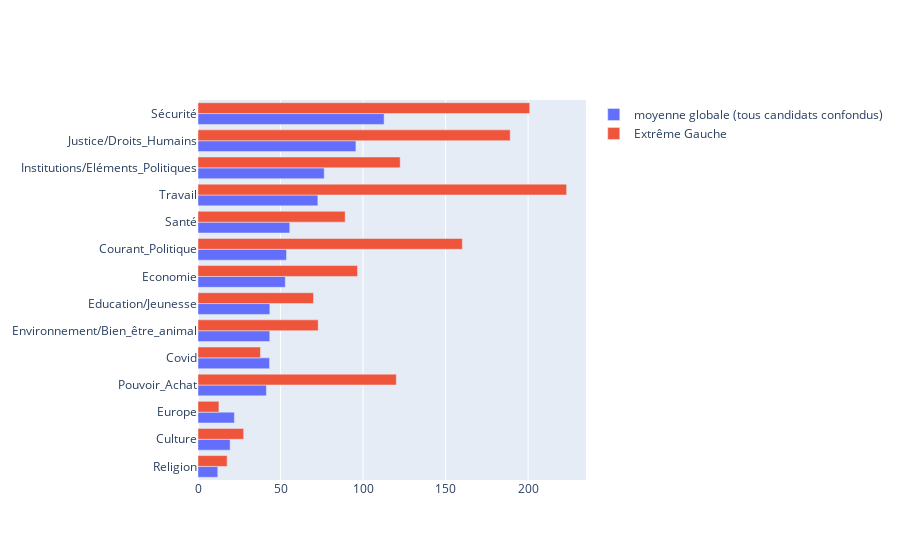

Here is the notebook cell this chart was saved with:
### Code cell
global_vs_choosen_political_orientation_mean_score_per_theme(political_orientation="Extrême Gauche")

### Figure 1 — Plotly figure (JSON) as saved in the notebook; plotly's stock layout.template omitted (floating-point values rounded to 4 significant figures)
{"data": [{"name": "moyenne globale (tous candidats confondus)", "orientation": "h", "type": "bar", "x": [11.98, 19.47, 22.04, 41.42, 43.36, 43.49, 43.53, 52.89, 53.62, 55.6, 72.62, 76.47, 95.69, 112.8], "y": ["Religion", "Culture", "Europe", "Pouvoir_Achat", "Covid", "Environnement/Bien_être_animal", "Education/Jeunesse", "Economie", "Courant_Politique", "Santé", "Travail", "Institutions/Eléments_Politiques", "Justice/Droits_Humains", "Sécurité"]}, {"name": "Extrême Gauche", "orientation": "h", "type": "bar", "x": [12.67, 17.67, 27.67, 37.83, 70, 72.83, 89.17, 96.67, 120.2, 122.5, 160.2, 189.2, 201, 223.3], "y": ["Europe", "Religion", "Culture", "Covid", "Education/Jeunesse", "Environnement/Bien_être_animal", "Santé", "Economie", "Pouvoir_Achat", "Institutions/Eléments_Politiques", "Courant_Politique", "Justice/Droits_Humains", "Sécurité", "Travail"]}], "layout": {"barmode": "group"}}
